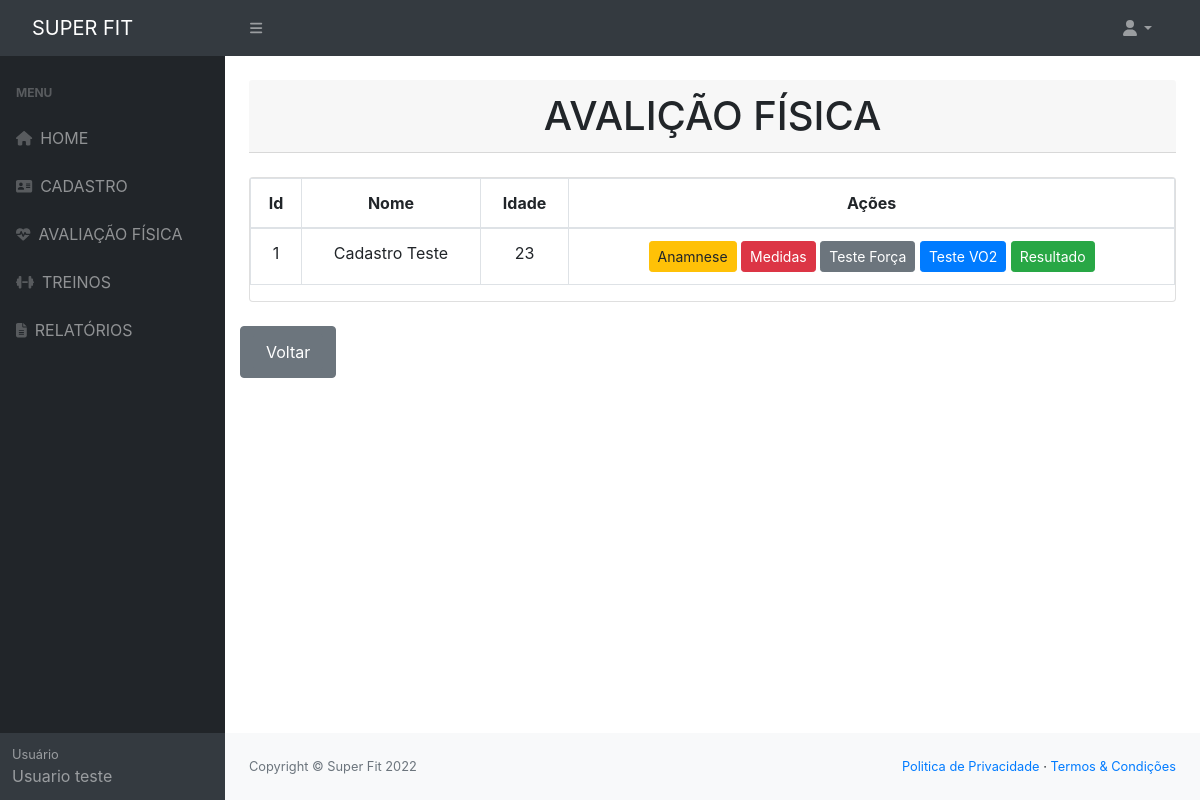
The page /cadastro-avaliacao.php on the database as committed earlier.
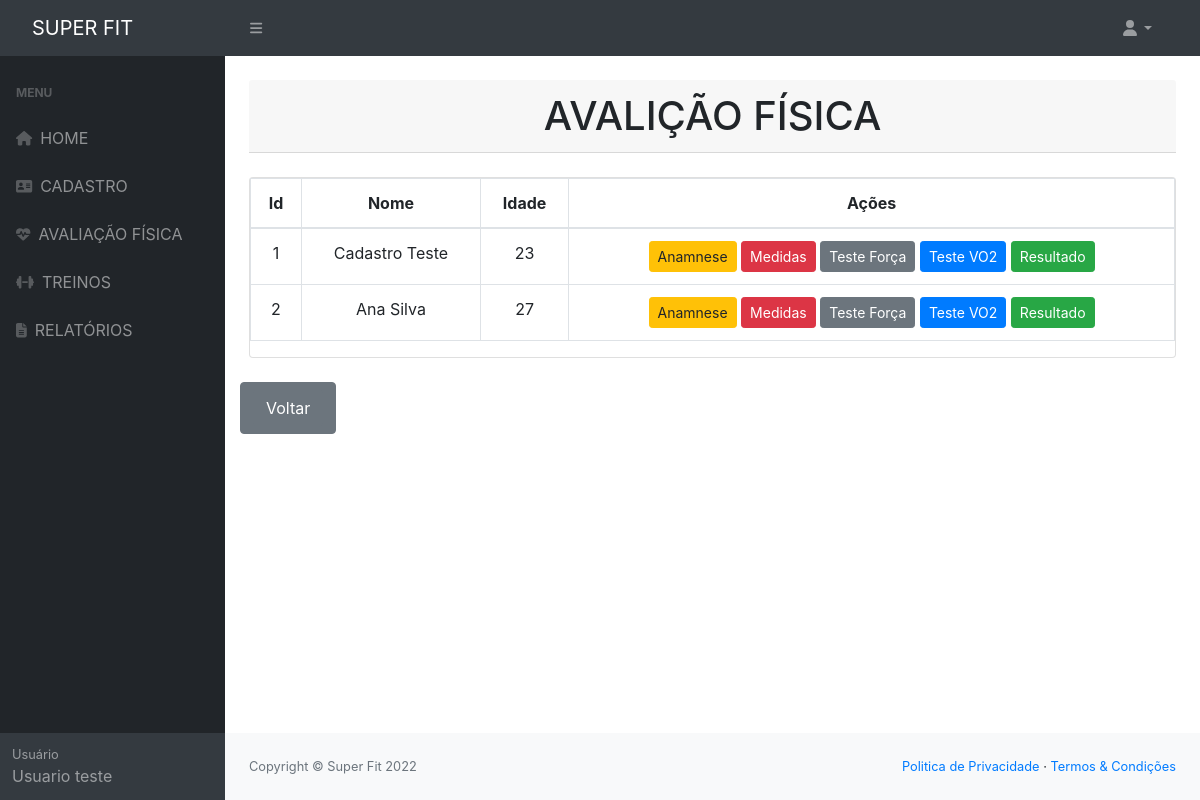
The same page on the database as committed later.
### tables this page shows
CREATE TABLE `alunos` (
  `idAluno` int NOT NULL,
  `nome` varchar(200) NOT NULL,
  `dataNascimento` date DEFAULT NULL,
  `idade` int DEFAULT NULL,
  `sexo` varchar(10) DEFAULT NULL,
  `cpf` varchar(15) NOT NULL,
  `rg` varchar(15) DEFAULT NULL,
  `telefone` varchar(45) DEFAULT NULL,
  `celular` varchar(45) NOT NULL,
  `cep` varchar(15) DEFAULT NULL,
  `estado` varchar(100) DEFAULT NULL,
  `cidade` varchar(100) DEFAULT NULL,
  `endereco` varchar(100) DEFAULT NULL,
  `email` varchar(100) NOT NULL,
  `senha` varchar(10) NOT NULL,
  `dataCadastro` date DEFAULT NULL
);

### conexao/Conexao.php (called while the page is built)
<?php
class Conexao
{
    public static $instance;
    public static function getConexao()
    {
        if(!isset(self::$instance)){
            self::$instance = new PDO('mysql:host=localhost;dbname=mydb', 'root', 'root', array(PDO::MYSQL_ATTR_INIT_COMMAND => "SET NAMES utf8"));
            self::$instance->setAttribute(PDO::ATTR_ERRMODE, PDO::ERRMODE_EXCEPTION);
            self::$instance->setAttribute(PDO::ATTR_ORACLE_NULLS, PDO::NULL_EMPTY_STRING);
        }
        return self::$instance;
    }
}
?>

### dao/AlunoDAO.php (called while the page is built, shortened)
<?php
    class AlunoDAO
    {
        public function read() {
            try {
                $sql = "SELECT * FROM alunos ORDER BY idAluno ASC";
                $result = Conexao::getConexao()->query($sql);
                $lista = $result->fetchAll(PDO::FETCH_ASSOC);
                $f_lista = array();
                foreach ($lista as $l) {
                    $f_lista[] = $this->listaAlunos($l);
                }
                return $f_lista;
            } catch (Exception $e) {
                print "Ocorreu um erro ao tentar Buscar Todos." . $e;
            }
        }
        private function listaAlunos($row) {
            $aluno = new Aluno();
            $aluno->setIdAluno($row['idAluno']);
            $aluno->setNome($row['nome']);
            $aluno->setDataNascimento($row['dataNascimento']);
            $aluno->setIdade($row['dataNascimento']);
            $aluno->setSexo($row['sexo']);
            $aluno->setCpf($row['cpf']);
            $aluno->setRg($row['rg']);
            $aluno->setTelefone($row['telefone']);
            $aluno->setCelular($row['celular']);
            $aluno->setCep($row['cep']);
            $aluno->setEstado($row['estado']);
            $aluno->setCidade($row['cidade']);
            $aluno->setEndereco($row['endereco']);
            $aluno->setEmail($row['email']);
            $aluno->setSenha($row['senha']);
            $aluno->setDataCadastro($row['dataCadastro']);
            return $aluno;
        }
    }
?>

### model/Aluno.php (called while the page is built, shortened)
<?php
    Class Aluno{
        private $idAluno;
        private $nome;
        private $idade;
        function getIdAluno()
        {
            return $this->idAluno;
        }
        function setIdAluno($idAluno)
        {
            $this->idAluno = $idAluno;
        }
        function getNome()
        {
            return $this->nome;
        }
        function setNome($nome)
        {
            $this->nome = $nome;
        }
        function getIdade()
        {
            return $this->idade;
        }
        function setIdade($dataNascimento)
        {
            list($ano, $mes, $dia) = explode('-', $dataNascimento);
            $hoje = mktime(0, 0, 0, date('m'), date('d'), date('Y'));
            $nascimento = mktime( 0, 0, 0, $mes, $dia, $ano);
            $idade = floor((((($hoje - $nascimento) / 60) / 60) / 24) / 365.25);
            $this->idade = $idade;
        }
    }
?>

### cadastro-avaliacao.php (the view, shortened to what the changed rows need)
<?php
include_once('./conexao/Conexao.php');
include_once('./model/Aluno.php');
include_once('./dao/AlunoDAO.php');
$alunodao = new AlunoDAO();
?>
<main>
    <div class="container-fluid px-4 text-center">
        <h1 class="card-header mt-4">AVALIÇÃO FÍSICA</h1>
        <br>
        <div class="card mb-4">
            <table class="table table-bordered">
                <thead>
                    <tr>
                        <th>Id</th>
                        <th>Nome</th>
                        <th>Idade</th>
                        <th>Ações</th>
                    </tr>
                </thead>
                <tbody>
                    <?php foreach ($alunodao->read() as $aluno): ?>
                        <tr>
                            <td>
                                <?= $aluno->getIdAluno() ?>
                            </td>
                            <td>
                                <?= $aluno->getNome() ?>
                            </td>
                            <td>
                                <?= $aluno->getIdade() ?>
                            </td>
                            <td class="text-center">
                                <button class="btn  btn-warning btn-sm" data-toggle="modal"
                                    data-target="#anamnese><?= $aluno->getIdAluno() ?>"> Anamnese </button>
                                <button class="btn  btn-danger btn-sm" data-toggle="modal"
                                    data-target="#medidas><?= $aluno->getIdAluno() ?>"> Medidas </button>
                                <button class="btn  btn-secondary btn-sm" data-toggle="modal"
                                    data-target="#forca><?= $aluno->getIdAluno() ?>"> Teste Força </button>
                                <button class="btn  btn-primary btn-sm" data-toggle="modal"
                                    data-target="#vo><?= $aluno->getIdAluno() ?>"> Teste VO2 </button>
                                <button class="btn  btn-success btn-sm" data-toggle="modal"
                                    data-target="#resultado><?= $aluno->getIdAluno() ?>"> Resultado </button>
                            </td>
                        </tr>
                    <?php endforeach ?>
                </tbody>
            </table>
        </div>
    </div>
</main>

Rows that differ between the two databases and show on the page:
added alunos: idAluno "2", nome "Ana Silva", idade "27"
